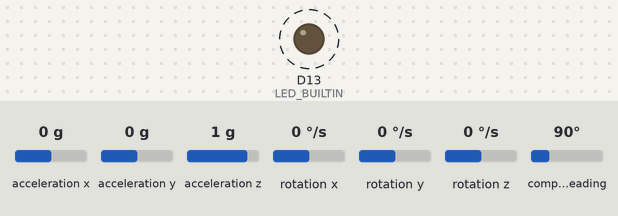
A sketch run on a simulated Arduino Nano 33 BLE. Parts: output pins drawn as LEDs (lit = HIGH). Dashed ring = blinking. The inputs (shaded band) are chosen by the test bench; at power-on: acceleration x 0 g, acceleration y 0 g, acceleration z 1 g, rotation x 0 °/s, rotation y 0 °/s, rotation z 0 °/s, compass heading 90°. Nothing arrives over Bluetooth unless stated; a phone connects over Bluetooth LE 3 s after start.

Above: at 0.5 s.
Timing chart, 0 to 3.2 s (numbered marks = the images above):
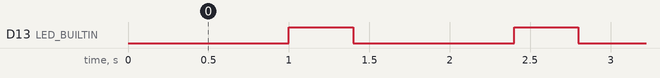

The sketch:

handlebar.ino
```cpp
/*
   A Bluetooth LE enabled Acellerometer/Gyro/Magnetomeoter for the
   Arduino Nano BLE - Exposes one Service with One Characteristic
   That has the info packed 2 bytes per axis as a little endian integer
   Accreleration is 1000-9000 with 0 at 5000 anfd in first 3 bytes
   GYRO and MAG are TODO
*/
#include <ArduinoBLE.h>
#include <Arduino_LSM9DS1.h>

// Not an OFFICIAL Service GUID - 90db short for mon9oDB
BLEService dataService("4a9d");

// Not an Official characteristic GUID - short for "docs"
BLECharacteristic movementChar("ba75",                    //16-bit characteristic UUID
                               BLERead | BLENotify, 18);  // remote clients will be able to get notifications if this characteristic changes


long previousMillis = 0;  // Used to keep track of when last reading sent
bool debug = false;       //If I used #define I coudl reduce code size but don't need to for now.

void error_light(int t) {
  while (true) {
    for (int x = 0; x < t; x++) {
      digitalWrite(LED_BUILTIN, HIGH);
      delay(400);
      digitalWrite(LED_BUILTIN, LOW);
      delay(400);
    }
    // turn the LED on (HIGH is the voltage level)
    delay(1000);
  }
}
void setup() {
  pinMode(LED_BUILTIN, OUTPUT);
  if (debug) {
    Serial.begin(9600);  // initialize serial communication
    while (!Serial) {}   //Infinite loop if no cable connected so make sure we are NOT in debug
  }


  if (!IMU.begin()) {
    if (debug) Serial.println("Failed to initialize IMU!");
    error_light(2);

  }


  // begin initialization
  if (!BLE.begin()) {
    if (debug) Serial.println("starting BLE failed!");
    error_light(3);

  }

  /* Set a local name for the BLE device
     This name will appear in advertising packets
     and can be used by remote devices to identify this BLE device
     The name can be changed but maybe be truncated based on space left in advertisement packet
  */
  BLE.setLocalName("SteerBar");
  BLE.setDeviceName("SteerBar");
  byte data[8] = {'J', 'O', 'H', 'N', 'P','B','A','R'};

  BLE.setManufacturerData(data, 8);
  BLE.setAdvertisedService(dataService);        // add the service UUID
  dataService.addCharacteristic(movementChar);  // add the movement characteristic
  BLE.addService(dataService);                  // Add the  service


  /* Start advertising BLE.  It will start continuously transmitting BLE
     advertising packets and will be visible to remote BLE central devices
     until it receives a new connection */

  // start advertising
  BLE.advertise();
  if (debug) Serial.println("Bluetooth device active, waiting for connections...");
}

void loop() {
  // wait for a BLE central
  BLEDevice central = BLE.central();

  // if a central is connected to the peripheral:
  if (central) {
    if (debug) Serial.print("Connected to central: ");
    // print the central's BT address:
    if (debug) Serial.println(central.address());
    // turn on the LED to indicate the connection:
    digitalWrite(LED_BUILTIN, HIGH);

    // check the sensors ever 20ms
    // while the central is connected:
    while (central.connected()) {
      long currentMillis = millis();
      if (currentMillis - previousMillis >= 50) {
        previousMillis = currentMillis;
        updateReadings();
      }
    }

    // when the central disconnects, turn off the LED:
    digitalWrite(LED_BUILTIN, LOW);
    if (debug) Serial.print("Disconnected from central: ");
    if (debug) Serial.println(central.address());
  } else {
    delay(1000);
     digitalWrite(LED_BUILTIN, HIGH);
     delay(400);
     digitalWrite(LED_BUILTIN, LOW);


  }
}

void updateReadings() {
  unsigned short value[9];
  float x, y, z;

  for (int i = 0; i < 9; i++) value[i] = 0;  //Zero out - not valid reading

  if (IMU.accelerationAvailable()) {
    IMU.readAcceleration(x, y, z);

    value[0] = x * 1000 + 5000;  //Scaled from 1000 to 9000
    value[1] = y * 1000 + 5000;
    value[2] = z * 1000 + 5000;
  }

  if (IMU.gyroscopeAvailable()) {
    IMU.readGyroscope(x, y, z);

    value[3] = x * 2 + 5000;  //Scaled from 1000 to 9000
    value[4] = y * 2 + 5000;
    value[5] = z * 2 + 5000;
  }


  if (IMU.magneticFieldAvailable()) {
    IMU.readMagneticField(x, y, z);

    value[6] = x * 100 + 5000;  //Scaled from 1000 to 9000
    value[7] = y * 100 + 5000;
    value[8] = z * 100 + 5000;
  }

  if (debug) {
    Serial.println(z);
  }
  movementChar.writeValue(value, 18);  // update the characteristic
}
```

Measured:
- by itself, D13 (LED_BUILTIN): alternates HIGH for 0.40 s and LOW for 1.0 s, 5 changes in all, then stays HIGH
